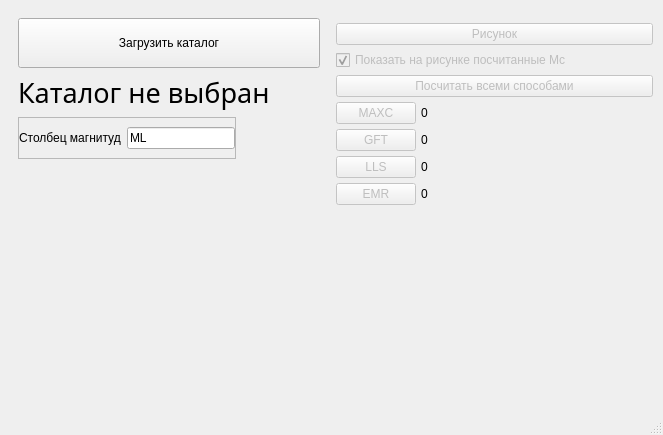
<?xml version="1.0" encoding="UTF-8"?>
<ui version="4.0">
 <class>MainWindow</class>
 <widget class="QMainWindow" name="MainWindow">
  <property name="geometry">
   <rect>
    <x>0</x>
    <y>0</y>
    <width>663</width>
    <height>435</height>
   </rect>
  </property>
  <property name="minimumSize">
   <size>
    <width>0</width>
    <height>0</height>
   </size>
  </property>
  <property name="maximumSize">
   <size>
    <width>99999</width>
    <height>99999</height>
   </size>
  </property>
  <property name="baseSize">
   <size>
    <width>0</width>
    <height>0</height>
   </size>
  </property>
  <property name="windowTitle">
   <string>MainWindow</string>
  </property>
  <property name="windowIcon">
   <iconset>
    <normaloff>icon.png</normaloff>icon.png</iconset>
  </property>
  <property name="styleSheet">
   <string notr="true">/*QLabel {
font-size: 20px;
font-family: consolas;
}</string>
  </property>
  <widget class="QWidget" name="centralwidget">
   <property name="minimumSize">
    <size>
     <width>0</width>
     <height>0</height>
    </size>
   </property>
   <layout class="QGridLayout" name="gridLayout_2">
    <item row="0" column="0">
     <layout class="QHBoxLayout" name="horizontalLayout">
      <item alignment="Qt::AlignTop">
       <widget class="QWidget" name="LeftMenu" native="true">
        <layout class="QVBoxLayout" name="verticalLayout">
         <item>
          <widget class="QPushButton" name="load_file_button">
           <property name="sizePolicy">
            <sizepolicy hsizetype="Preferred" vsizetype="Minimum">
             <horstretch>0</horstretch>
             <verstretch>0</verstretch>
            </sizepolicy>
           </property>
           <property name="minimumSize">
            <size>
             <width>0</width>
             <height>50</height>
            </size>
           </property>
           <property name="maximumSize">
            <size>
             <width>99999</width>
             <height>70</height>
            </size>
           </property>
           <property name="text">
            <string>Загрузить каталог</string>
           </property>
          </widget>
         </item>
         <item>
          <widget class="QLabel" name="chosen_catalog_label">
           <property name="sizePolicy">
            <sizepolicy hsizetype="Preferred" vsizetype="Maximum">
             <horstretch>0</horstretch>
             <verstretch>0</verstretch>
            </sizepolicy>
           </property>
           <property name="font">
            <font>
             <family>Bahnschrift Condensed</family>
             <pointsize>20</pointsize>
             <weight>50</weight>
             <italic>false</italic>
             <bold>false</bold>
             <stylestrategy>PreferDefault</stylestrategy>
             <kerning>true</kerning>
            </font>
           </property>
           <property name="text">
            <string>Каталог не выбран</string>
           </property>
           <property name="alignment">
            <set>Qt::AlignLeading|Qt::AlignLeft|Qt::AlignTop</set>
           </property>
           <property name="wordWrap">
            <bool>true</bool>
           </property>
          </widget>
         </item>
         <item alignment="Qt::AlignLeft">
          <widget class="QFrame" name="frame">
           <property name="frameShape">
            <enum>QFrame::StyledPanel</enum>
           </property>
           <property name="frameShadow">
            <enum>QFrame::Raised</enum>
           </property>
           <layout class="QHBoxLayout" name="horizontalLayout_2">
            <property name="spacing">
             <number>6</number>
            </property>
            <property name="leftMargin">
             <number>0</number>
            </property>
            <property name="rightMargin">
             <number>0</number>
            </property>
            <item>
             <widget class="QLabel" name="Mag_column_label">
              <property name="sizePolicy">
               <sizepolicy hsizetype="Expanding" vsizetype="Preferred">
                <horstretch>0</horstretch>
                <verstretch>0</verstretch>
               </sizepolicy>
              </property>
              <property name="text">
               <string>Столбец магнитуд</string>
              </property>
             </widget>
            </item>
            <item>
             <widget class="QLineEdit" name="Mag_column_lineedit">
              <property name="enabled">
               <bool>true</bool>
              </property>
              <property name="sizePolicy">
               <sizepolicy hsizetype="Minimum" vsizetype="Fixed">
                <horstretch>0</horstretch>
                <verstretch>0</verstretch>
               </sizepolicy>
              </property>
              <property name="text">
               <string>ML</string>
              </property>
              <property name="maxLength">
               <number>32762</number>
              </property>
              <property name="clearButtonEnabled">
               <bool>false</bool>
              </property>
             </widget>
            </item>
           </layout>
          </widget>
         </item>
         <item>
          <widget class="QLabel" name="available_sheets_label">
           <property name="enabled">
            <bool>true</bool>
           </property>
           <property name="sizePolicy">
            <sizepolicy hsizetype="Minimum" vsizetype="Maximum">
             <horstretch>0</horstretch>
             <verstretch>0</verstretch>
            </sizepolicy>
           </property>
           <property name="font">
            <font>
             <family>Consolas</family>
             <pointsize>10</pointsize>
             <weight>50</weight>
             <bold>false</bold>
            </font>
           </property>
           <property name="text">
            <string/>
           </property>
           <property name="alignment">
            <set>Qt::AlignLeading|Qt::AlignLeft|Qt::AlignVCenter</set>
           </property>
          </widget>
         </item>
         <item>
          <layout class="QVBoxLayout" name="sheets_layout"/>
         </item>
        </layout>
       </widget>
      </item>
      <item alignment="Qt::AlignTop">
       <widget class="QWidget" name="RightMenu" native="true">
        <layout class="QVBoxLayout" name="RightMenuLayout">
         <property name="spacing">
          <number>5</number>
         </property>
         <property name="sizeConstraint">
          <enum>QLayout::SetDefaultConstraint</enum>
         </property>
         <property name="leftMargin">
          <number>1</number>
         </property>
         <property name="rightMargin">
          <number>1</number>
         </property>
         <property name="bottomMargin">
          <number>1</number>
         </property>
         <item>
          <widget class="QLabel" name="chosen_sheet_status">
           <property name="enabled">
            <bool>true</bool>
           </property>
           <property name="sizePolicy">
            <sizepolicy hsizetype="Minimum" vsizetype="Ignored">
             <horstretch>0</horstretch>
             <verstretch>0</verstretch>
            </sizepolicy>
           </property>
           <property name="minimumSize">
            <size>
             <width>0</width>
             <height>0</height>
            </size>
           </property>
           <property name="maximumSize">
            <size>
             <width>16777215</width>
             <height>23</height>
            </size>
           </property>
           <property name="font">
            <font>
             <family>consolas</family>
             <pointsize>6</pointsize>
            </font>
           </property>
           <property name="text">
            <string/>
           </property>
           <property name="alignment">
            <set>Qt::AlignLeading|Qt::AlignLeft|Qt::AlignTop</set>
           </property>
           <property name="wordWrap">
            <bool>true</bool>
           </property>
          </widget>
         </item>
         <item alignment="Qt::AlignTop">
          <widget class="QPushButton" name="show_graph_button">
           <property name="enabled">
            <bool>false</bool>
           </property>
           <property name="sizePolicy">
            <sizepolicy hsizetype="Preferred" vsizetype="Preferred">
             <horstretch>0</horstretch>
             <verstretch>0</verstretch>
            </sizepolicy>
           </property>
           <property name="text">
            <string>Рисунок</string>
           </property>
           <property name="autoRepeatDelay">
            <number>300</number>
           </property>
          </widget>
         </item>
         <item>
          <widget class="QCheckBox" name="show_mc_on_graph_checkbox">
           <property name="enabled">
            <bool>false</bool>
           </property>
           <property name="text">
            <string>Показать на рисунке посчитанные Mc</string>
           </property>
           <property name="checked">
            <bool>true</bool>
           </property>
          </widget>
         </item>
         <item>
          <widget class="QPushButton" name="calculate_all_methods_button">
           <property name="enabled">
            <bool>false</bool>
           </property>
           <property name="text">
            <string>Посчитать всеми способами</string>
           </property>
          </widget>
         </item>
         <item>
          <layout class="QFormLayout" name="formLayout">
           <item row="0" column="0">
            <widget class="QPushButton" name="calculate_maxc_button">
             <property name="enabled">
              <bool>false</bool>
             </property>
             <property name="text">
              <string>MAXC</string>
             </property>
            </widget>
           </item>
           <item row="0" column="1">
            <widget class="QLabel" name="calculate_maxc_label">
             <property name="text">
              <string>0</string>
             </property>
            </widget>
           </item>
           <item row="1" column="0">
            <widget class="QPushButton" name="calculate_gft_button">
             <property name="enabled">
              <bool>false</bool>
             </property>
             <property name="text">
              <string>GFT</string>
             </property>
            </widget>
           </item>
           <item row="1" column="1">
            <widget class="QLabel" name="calculate_gft_label">
             <property name="text">
              <string>0</string>
             </property>
            </widget>
           </item>
           <item row="2" column="0">
            <widget class="QPushButton" name="calculate_lls_button">
             <property name="enabled">
              <bool>false</bool>
             </property>
             <property name="text">
              <string>LLS</string>
             </property>
            </widget>
           </item>
           <item row="2" column="1">
            <widget class="QLabel" name="calculate_lls_label">
             <property name="text">
              <string>0</string>
             </property>
            </widget>
           </item>
           <item row="3" column="0">
            <widget class="QPushButton" name="calculate_emr_button">
             <property name="enabled">
              <bool>false</bool>
             </property>
             <property name="text">
              <string>EMR</string>
             </property>
            </widget>
           </item>
           <item row="3" column="1">
            <widget class="QLabel" name="calculate_emr_label">
             <property name="text">
              <string>0</string>
             </property>
            </widget>
           </item>
          </layout>
         </item>
        </layout>
       </widget>
      </item>
     </layout>
    </item>
   </layout>
  </widget>
  <widget class="QMenuBar" name="menubar">
   <property name="geometry">
    <rect>
     <x>0</x>
     <y>0</y>
     <width>663</width>
     <height>26</height>
    </rect>
   </property>
  </widget>
  <widget class="QStatusBar" name="statusbar"/>
 </widget>
 <resources/>
 <connections/>
</ui>
